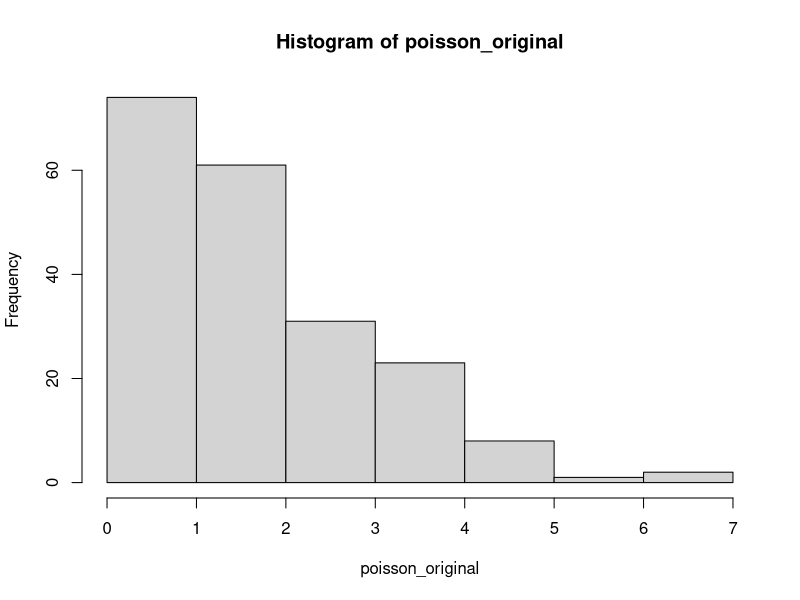
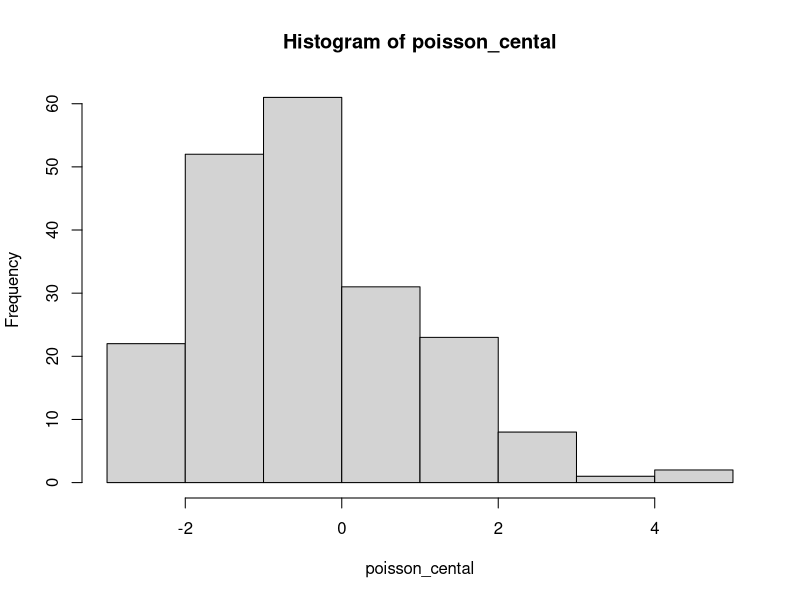

Source code (R) for these figures, in order:
# Atividades

# Criando um dataframe

nome <- c("Leticia", "Daniel", "Danillo", "Mariana")

idade <- c(23, 22, 25, 21)

cidade <- c("Paulista", "Recife", "Recife", "Jaboatão")

curso <- c("Ciência Política", "Direito", "Relações Internacionais", "Ciência Política")

instituicao <- c("UFPE", "Católica", "Estácio", "UFPE")

perfil_alunos <- data.frame(nome, idade, cidade, curso, instituicao)
str(perfil_alunos)
head(perfil_alunos)

# Criando variáveis

dnormal <- rnorm(150)
dnormal

dbinomial <- rbinom(150, 1, 0.3)
dbinomial

index <- seq(1, length(dbinomial))
index

# Amostragem e Bootstrapping

bootstrappingnormal50 <- replicate(50, sample(dnormal, 10, replace = TRUE))
bootstrappingnormal50

bootstrappingnormal75 <- replicate(75, sample(dnormal, 10, replace = TRUE))
bootstrappingnormal75

bootstrappingnormal100 <- replicate(100, sample(dnormal, 10, replace = TRUE))
bootstrappingnormal100


# Calclando com o R

poisson_original <- rpois(200, 2)
hist(poisson_original)

poisson_cental <- poisson_original - mean(poisson_original)
hist(poisson_cental)
